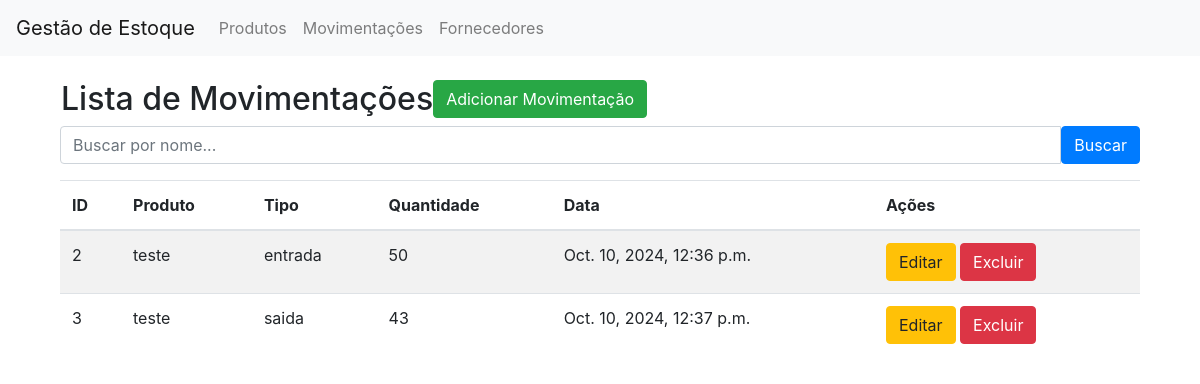
The app's page /estoque/movimentacoes/ (signed in) with its own data.
### estoque/models.py (models this page shows, shortened)
class Movimentacao(models.Model):
    TIPO_MOVIMENTACAO = [
        ('entrada', 'Entrada'),
        ('saida', 'Saída'),
    ]
    produto = models.ForeignKey(Produto, on_delete=models.CASCADE)
    quantidade = models.IntegerField()
    tipo = models.CharField(max_length=7, choices=TIPO_MOVIMENTACAO)
    data = models.DateTimeField(auto_now_add=True)

class Produto(models.Model):
    nome = models.CharField(max_length=255)
    descricao = models.TextField(blank=True)
    preco = models.DecimalField(max_digits=10, decimal_places=2)
    fornecedor = models.ForeignKey(Fornecedor, on_delete=models.SET_NULL, null=True)
    categoria = models.CharField(max_length=50, choices=[('carne', 'Carne'), ('tempero', 'Tempero'), ('acompanhamento', 'Acompanhamento'), ('bebida', 'Bebida')])
    peso = models.DecimalField(max_digits=5, decimal_places=2, null=True, blank=True)  # Peso em kg
    data_validade = models.DateField(null=True, blank=True)
    imagem = models.ImageField(upload_to='produtos/', null=True, blank=True)  # Requer configuração de media files
    quantidade = models.IntegerField(default=0)  # Campo para quantidade em estoque

### estoque/views.py (the view)
# urls.py: path('movimentacoes/', views.listar_movimentacoes, name='listar_movimentacoes'),
@login_required
def listar_movimentacoes(request):
    movimentacoes = Movimentacao.objects.all()
    busca = request.GET.get('busca')
    if busca:
        movimentacoes = movimentacoes.filter(produto__nome__icontains=busca)
    return render(request, 'estoque/listar_movimentacoes.html', {'movimentacoes': movimentacoes, 'busca': busca})

### estoque/templates/estoque/listar_movimentacoes.html
{% extends 'base.html' %} {% block content %}
<div class="container mt-4">
    <div class="row">
        <h2 class="ml-3">Lista de Movimentações</h2>
        <a href="{% url 'adicionar_movimentacao' %}" class="btn btn-success mb-2">Adicionar Movimentação</a>
    </div>
    <form method="get" class="mb-3">
        <div class="input-group">
            <input type="text" name="busca" class="form-control" placeholder="Buscar por nome..." value="{{ busca|default:'' }}">
            <button type="submit" class="btn btn-primary">Buscar</button>
        </div>
    </form>
    <table class="table table-striped">
        <thead>
            <tr>
                <th>ID</th>
                <th>Produto</th>
                <th>Tipo</th>
                <th>Quantidade</th>
                <th>Data</th>
                <th>Ações</th>
            </tr>
        </thead>
        <tbody>
            {% for movimentacao in movimentacoes %}
            <tr>
                <td>{{ movimentacao.id }}</td>
                <td>{{ movimentacao.produto.nome }}</td>
                <td>{{ movimentacao.tipo }}</td>
                <td>{{ movimentacao.quantidade }}</td>
                <td>{{ movimentacao.data }}</td>
                <td>
                    <a href="{% url 'editar_movimentacao' movimentacao.id %}" class="btn btn-warning">Editar</a>
                    <a href="{% url 'excluir_movimentacao' movimentacao.id %}" class="btn btn-danger">Excluir</a>
                </td>
            </tr>
            {% endfor %}
        </tbody>
    </table>
</div>
{% endblock %}

### records on screen
Movimentacao: id "2", produto.nome "teste", tipo "entrada", quantidade "50", data "Oct. 10, 2024, 12:36 p.m."
Movimentacao: id "3", produto.nome "teste", tipo "saida", quantidade "43", data "Oct. 10, 2024, 12:37 p.m."
